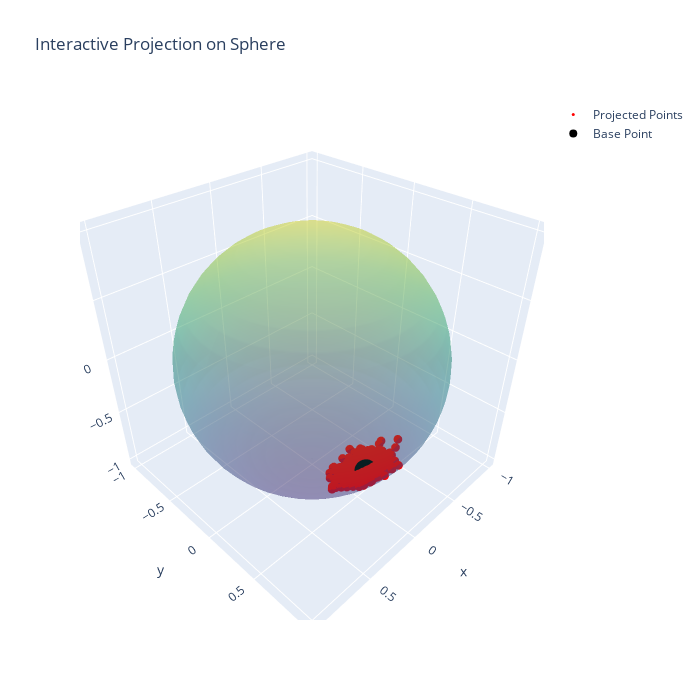

Notebook code cell kept with this figure:
### Code cell
plot_projected_sphere(x, projected_points)

### Figure 1 — Plotly figure (JSON) as saved in the notebook; plotly's stock layout.template omitted (floating-point values rounded to 4 significant figures; data arrays with more than 128 entries replaced by an {"elided": "..."} marker saying what was removed)
{"data": [{"colorscale": [[0, "#440154"], [0.1111, "#482878"], [0.2222, "#3e4989"], [0.3333, "#31688e"], [0.4444, "#26828e"], [0.5556, "#1f9e89"], [0.6667, "#35b779"], [0.7778, "#6ece58"], [0.8889, "#b5de2b"], [1, "#fde725"]], "opacity": 0.3, "showscale": false, "type": "surface", "x": {"elided": "50x25 float values"}, "y": {"elided": "50x25 float values"}, "z": {"elided": "50x25 float values"}}, {"marker": {"color": "red", "size": 3}, "mode": "markers", "name": "Projected Points", "type": "scatter3d", "x": {"elided": "1000 float values"}, "y": {"elided": "1000 float values"}, "z": {"elided": "1000 float values"}}, {"marker": {"color": "black", "size": 8}, "mode": "markers", "name": "Base Point", "type": "scatter3d", "x": [-0.1098], "y": [0.4795], "z": [-0.8706]}], "layout": {"height": 700, "scene": {"aspectmode": "cube"}, "title": {"text": "Interactive Projection on Sphere"}, "width": 700}}
